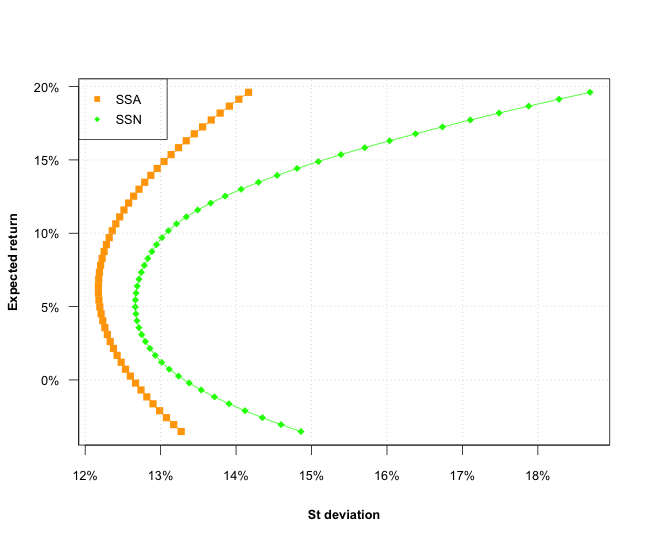

This figure's R source:
library(timeSeries)
source("common.R")
source("efficientp.R")

weekly <- toTimeSeries(loadWeekly())
weekly.returns <- na.omit(fapply(weekly, FUN=returns))
# exclude GFC data
weekly.returns <- window(weekly.returns, start="2009-01-01",
                         end=Sys.timeDate())
means <- colMeans(weekly.returns) * 52
alphas <- seq(.05, .6, length.out=50)

stocks <- names(weekly)[c(1:3, 5:15)]
sigma <- cov(weekly.returns[,stocks]) * 52

mv.coords <- mv.coords.gen(sigma, means[stocks])

library(quadprog)

# short saled allowed (SSA)
p1.w1 <- findMVP(sigma, means[stocks], min(means[stocks]))
p1.w2 <- findMVP(sigma, means[stocks], max(means[stocks]))
z1 <- z.gen(p1.w1, p1.w2)
mv.points1 <- sapply(alphas, function(alpha) mv.coords(z1(alpha)))

# short sales not allowed (SSN)
meanp <- as.numeric(t(means[stocks]) %*% cbind(p1.w1, p1.w2) %*% 
                      rbind(alphas, 1 - alphas))
p2.w <- lapply(meanp, function(target.return) {
    solve.QP(sigma, matrix(rep(0, ncol(sigma))),
           cbind(rep(1, ncol(sigma)),
                 means[stocks],
                 diag(ncol(sigma))),
           c(1, target.return, rep(0, ncol(sigma))), 2)$solution
}) 

mv.points2 <- sapply(p2.w, mv.coords)

p <- par(cex.axis=.8, cex.lab=.8, font.lab=2, las=1)
xrng <- range(mv.points1[1,], mv.points2[1,])
yrng <- range(mv.points1[2,], mv.points2[2,])
plot(mv.points1[1,], mv.points1[2,], 
     type="o", pch=15, axes=FALSE, col="orange",
     xlab="St deviation", ylab="Expected return",
     xlim=xrng,
     ylim=yrng)
points(mv.points2[1,], mv.points2[2,], pch=18, col="green", type="o")
axis(1, at=pretty(xrng), 
     labels=sprintf("%g%%", pretty(xrng)*100))
axis(2, at=pretty(yrng), 
     labels=sprintf("%g%%", pretty(yrng)*100))
legend("topleft", c("SSA", "SSN"), 
       pch=c(15,18), col=c("orange", "green"), cex=.8)
box()
grid()

# increased risk
dff <- mv.points2[1,] - mv.points1[1,]
plot(mv.points1[2,], dff,
     type="o", pch=18, axes=FALSE, col="orange",
     xlab="Target return", ylab="Increased risk",
     xlim=range(mv.points1[2,]), ylim=range(dff))
axis(1, at=pretty(mv.points1[2,]), 
     labels=sprintf("%g%%", pretty(mv.points1[2,]) * 100))
axis(2, at=pretty(dff), labels=sprintf("%g%%", pretty(dff) * 100))
box()
grid()
par(p)
